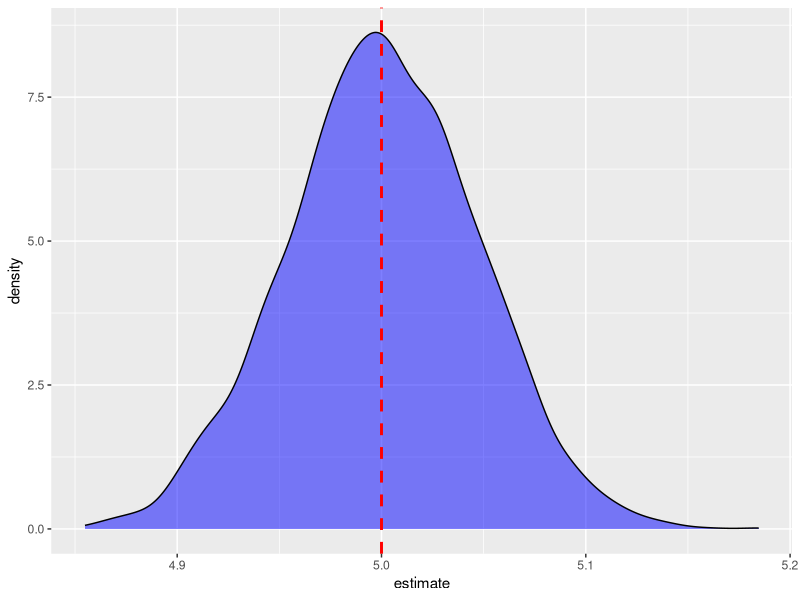

R code for this plot:
library(purrr)
library(broom)
library(dplyr)
library(ggplot2)

set.seed(157)

# a single simulation (Linear Regression)

n_languages <- 1500

predictor <- seq(0.3, 4.2, len=n_languages)

b0 <- 0.8
b1 <- 5
sd <- 2
error <- rnorm(n_languages, mean = 0, sd = sd)

response <- b0 + b1*predictor + error

dat <- data.frame(predictor, response)

model_fit <- lm(response ~ predictor, data = dat)
summary(model_fit)

# Function for the data simulating and model fitting process
sim_LR <- function(n = 1500, from_n = 0.3, 
                   to_n = 4.2, b0 = 0.8, b1 = 5, sigma = 2) {
  predictor <- seq(from_n, to_n, len = n)
  error <- rnorm(n, mean = 0, sd = sigma)
  response <- b0 + b1*predictor + error
  dat.sim <- data.frame(predictor, response)
  model.fit <- lm(response~predictor, data = dat.sim)
  model.fit
}

# Test
set.seed(157)
sim_LR()

# Run the simulation many times (here, 3000)
# Result: a list of fitted LR models based on data simulated
# from the parameters I have set
sims <- replicate(3000, sim_LR(), simplify = FALSE)

# First three models
sims[c(1, 2, 3)]

# What does the distribution of differences in mean response
# between data points look like?

# filter(map_df(sims[c(1, 2, 3)], tidy), term == 'predictor')
sims %>% 
  map_df(tidy) %>%
  filter(term == 'predictor') %>%
  ggplot(aes(x = estimate)) +
  geom_density(fill = 'blue', alpha = .5) +
  geom_vline(xintercept = b1, colour = 'red', linetype = 'dashed', size = 1)

# Extract hypothesis test results

# H_null = there is no statistically significant relationship
# between response and predictor; H_alternative = there is a
# statistically significant relationship between response and predictor

# Type I error rate: Reject H_null when it is actually true
# Type II error rate: Do not reject H_null when it is actually false

# Here, I give the proportion of models that correctly rejected
# the null hypothesis, given that I know the null hypothesis is not true.
# That's an estimate of the statistical power.
sims %>%
  map_df(tidy) %>%
  filter(term == 'predictor') %>%
  pull(p.value) %>%
  {. < 0.01} %>%
  mean() # 1